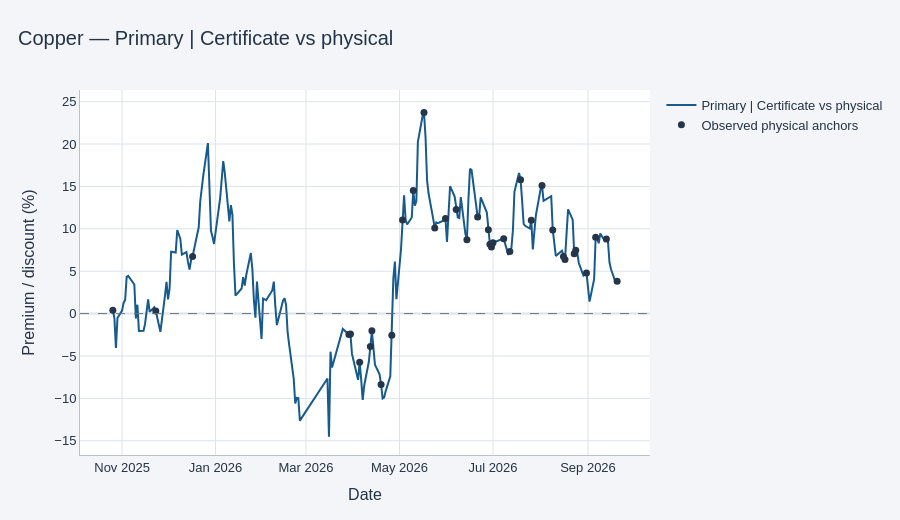

This figure's notebook cell:
### Markdown cell above
# Copper certificate valuation
## Primary result: certificate vs physical

The objective is to measure the certificate premium or discount to the domestic physical benchmark.
The main chart uses the approved bounded, interpolated physical-to-intrinsic ratio method:
**100 × (certificate price / estimated physical price − 1)**.
Dots identify observed physical anchors; the remaining eligible dates use the approved interpolation.
Positive values indicate a premium; negative values indicate a discount.

Sources: IME certificate and physical transactions, Westmetall LME quotations, and the shared free-market USD/IRR series.
This presentation reads existing processed outputs; refresh the project before reviewing it.

### Code cell
from pathlib import Path
import sys
import pandas as pd
from IPython.display import display

WORKSPACE = next(p for p in [Path.cwd(), *Path.cwd().parents]
                 if (p / 'shared').is_dir() and (p / 'commodity/copper').is_dir())
if str(WORKSPACE) not in sys.path:
    sys.path.insert(0, str(WORKSPACE))
from shared.notebook_tools.commodity_dashboard import valuation_figures, PLOTLY_CONFIG
PROJECT = WORKSPACE / 'commodity/copper'
approved_primary = pd.read_csv(PROJECT / 'data/processed/bubble/copper_certificate_bubble.csv', parse_dates=['date'])
figures = valuation_figures(PROJECT, 'Copper')
figures[0].show(config=PLOTLY_CONFIG)
values = approved_primary['certificate_bubble_pct']
display(pd.DataFrame([{'Observations': len(values), 'From': approved_primary['date'].min(),
    'To': approved_primary['date'].max(), 'Mean (%)': values.mean(),
    'Median (%)': values.median(), 'Latest (%)': approved_primary.sort_values('date')['certificate_bubble_pct'].iloc[-1]}]))

### Figure 1 — Plotly figure (JSON) as saved in the notebook; plotly's stock layout.template omitted (floating-point values rounded to 4 significant figures; data arrays with more than 128 entries replaced by an {"elided": "..."} marker saying what was removed)
{"data": [{"connectgaps": false, "hovertemplate": "%{x|%Y-%m-%d}<br>%{y:.2f}%<extra></extra>", "line": {"color": "#175A8C", "width": 2}, "mode": "lines", "name": "Primary | Certificate vs physical", "type": "scatter", "x": {"elided": "206 str values"}, "y": {"elided": "206 float values"}}, {"marker": {"color": "#25364A", "size": 7}, "mode": "markers", "name": "Observed physical anchors", "type": "scatter", "x": ["2025-10-26T00:00:00.000000", "2025-11-23T00:00:00.000000", "2025-12-17T00:00:00.000000", "2026-03-29T00:00:00.000000", "2026-03-30T00:00:00.000000", "2026-04-05T00:00:00.000000", "2026-04-12T00:00:00.000000", "2026-04-13T00:00:00.000000", "2026-04-19T00:00:00.000000", "2026-04-26T00:00:00.000000", "2026-05-03T00:00:00.000000", "2026-05-10T00:00:00.000000", "2026-05-17T00:00:00.000000", "2026-05-24T00:00:00.000000", "2026-05-31T00:00:00.000000", "2026-06-07T00:00:00.000000", "2026-06-14T00:00:00.000000", "2026-06-21T00:00:00.000000", "2026-06-28T00:00:00.000000", "2026-06-29T00:00:00.000000", "2026-06-30T00:00:00.000000", "2026-07-01T00:00:00.000000", "2026-07-08T00:00:00.000000", "2026-07-12T00:00:00.000000", "2026-07-19T00:00:00.000000", "2026-07-26T00:00:00.000000", "2026-08-02T00:00:00.000000", "2026-08-09T00:00:00.000000", "2026-08-16T00:00:00.000000", "2026-08-17T00:00:00.000000", "2026-08-23T00:00:00.000000", "2026-08-24T00:00:00.000000", "2026-08-31T00:00:00.000000", "2026-09-06T00:00:00.000000", "2026-09-13T00:00:00.000000", "2026-09-20T00:00:00.000000"], "y": [0.382, 0.3042, 6.734, -2.47, -2.399, -5.747, -3.888, -2.028, -8.368, -2.563, 11.05, 14.53, 23.7, 10.09, 11.2, 12.28, 8.702, 11.39, 9.874, 8.178, 7.862, 8.345, 8.836, 7.329, 15.79, 11.0, 15.12, 9.86, 6.731, 6.376, 7.059, 7.464, 4.797, 9.009, 8.801, 3.824]}], "layout": {"autosize": true, "font": {"color": "#243447", "family": "Arial, Tahoma, sans-serif", "size": 13}, "height": 520, "hoverlabel": {"bgcolor": "#FFFFFF", "font": {"color": "#243447"}}, "hovermode": "x unified", "margin": {"b": 65, "l": 80, "r": 35, "t": 90}, "paper_bgcolor": "#F3F5F8", "plot_bgcolor": "#FFFFFF", "shapes": [{"line": {"color": "#687787", "dash": "dash", "width": 1}, "type": "line", "x0": 0, "x1": 1, "xref": "x domain", "y0": 0, "y1": 0, "yref": "y"}], "title": {"font": {"size": 20}, "text": "Copper — Primary | Certificate vs physical", "x": 0.02, "xanchor": "left"}, "xaxis": {"automargin": true, "gridcolor": "#DDE3EA", "linecolor": "#B8C2CC", "showgrid": true, "title": {"text": "Date"}, "zerolinecolor": "#DDE3EA"}, "yaxis": {"automargin": true, "gridcolor": "#DDE3EA", "linecolor": "#B8C2CC", "showgrid": true, "title": {"text": "Premium / discount (%)"}, "zerolinecolor": "#DDE3EA"}}}
